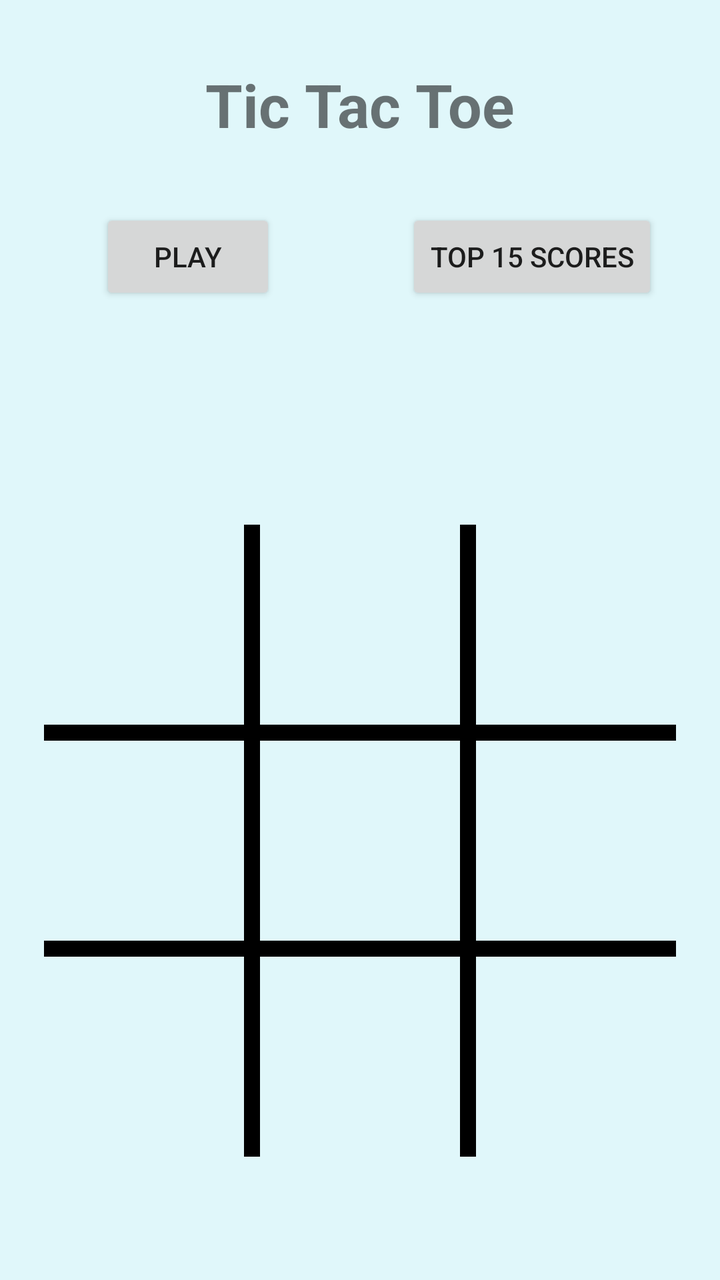
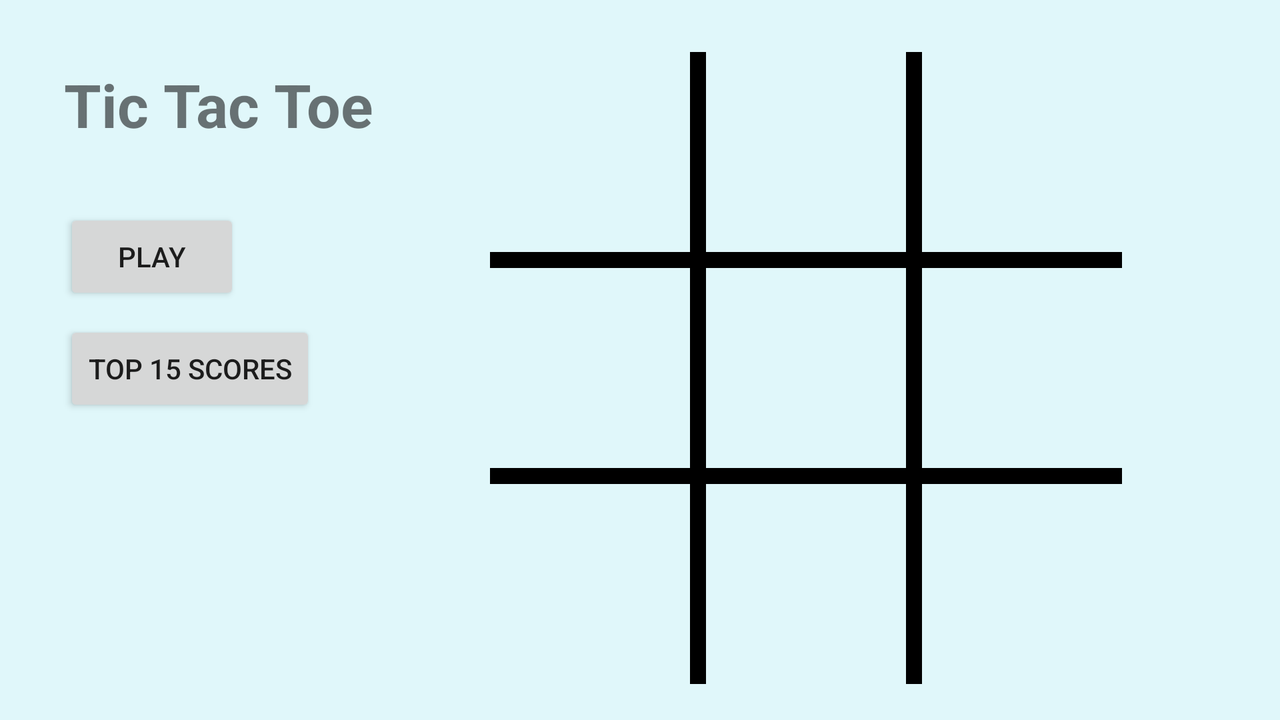

Two renders of one Android screen. The first uses the default layout on a phone; the second uses the alternative layout the repository ships for a different screen configuration, on a matching device. The two XML files are below.
<!-- AndroidManifest.xml: application theme AppTheme -->
<!-- res/layout/activity_main.xml -->
<?xml version="1.0" encoding="utf-8"?>
<android.support.constraint.ConstraintLayout xmlns:android="http://schemas.android.com/apk/res/android"
    xmlns:app="http://schemas.android.com/apk/res-auto"
    xmlns:tools="http://schemas.android.com/tools"
    android:layout_width="match_parent"
    android:layout_height="match_parent"
    android:background="@color/background"
    tools:context=".MainActivity">

    <TextView
        android:id="@+id/textView"
        android:layout_width="wrap_content"
        android:layout_height="wrap_content"
        android:layout_marginTop="32dp"
        android:text="Tic Tac Toe"
        android:textSize="30sp"
        android:textStyle="bold"
        app:layout_constraintLeft_toLeftOf="parent"
        app:layout_constraintRight_toRightOf="parent"
        app:layout_constraintTop_toTopOf="parent" />

    <Button
        android:id="@+id/btn_play"
        android:layout_width="wrap_content"
        android:layout_height="wrap_content"
        android:layout_marginStart="8dp"
        android:layout_marginTop="32dp"
        android:text="@string/play"
        app:layout_constraintEnd_toStartOf="@+id/guideline"
        app:layout_constraintStart_toStartOf="parent"
        app:layout_constraintTop_toBottomOf="@+id/textView" />

    <Button
        android:id="@+id/btn_highscores"
        android:layout_width="wrap_content"
        android:layout_height="wrap_content"
        android:layout_marginEnd="8dp"
        android:layout_marginTop="32dp"
        android:text="@string/top_15"
        app:layout_constraintEnd_toEndOf="parent"
        app:layout_constraintStart_toStartOf="@+id/guideline"
        app:layout_constraintTop_toBottomOf="@+id/textView" />

    <android.support.constraint.Guideline
        android:id="@+id/guideline"
        android:layout_width="wrap_content"
        android:layout_height="wrap_content"
        android:orientation="vertical"
        app:layout_constraintGuide_percent="0.5" />

    <TableLayout
        android:layout_width="wrap_content"
        android:layout_height="wrap_content"
        android:layout_marginTop="48dp"
        android:background="@android:color/background_dark"
        android:paddingBottom="0dp"
        android:paddingLeft="0dp"
        android:paddingRight="0dp"
        android:paddingTop="0dp"
        app:layout_constraintBottom_toBottomOf="parent"
        app:layout_constraintEnd_toEndOf="parent"
        app:layout_constraintStart_toStartOf="parent"
        app:layout_constraintTop_toBottomOf="@+id/btn_play">

        <TableRow
            android:layout_width="match_parent"
            android:layout_height="match_parent">

            <Button
                android:id="@+id/btn_pos11"
                android:layout_width="100dp"
                android:layout_height="100dp"
                android:layout_marginRight="4dp"
                android:background="@color/background" />

            <Button
                android:id="@+id/btn_pos12"
                android:layout_width="100dp"
                android:layout_height="100dp"
                android:layout_marginBottom="4dp"
                android:layout_marginLeft="4dp"
                android:layout_marginRight="4dp"
                android:background="@color/background" />

            <Button
                android:id="@+id/btn_pos13"
                android:layout_width="100dp"
                android:layout_height="100dp"
                android:layout_marginBottom="4dp"
                android:layout_marginLeft="4dp"
                android:background="@color/background" />
        </TableRow>

        <TableRow
            android:layout_width="match_parent"
            android:layout_height="match_parent">

            <Button
                android:id="@+id/btn_pos21"
                android:layout_width="100dp"
                android:layout_height="100dp"
                android:layout_marginBottom="4dp"
                android:layout_marginRight="4dp"
                android:layout_marginTop="4dp"
                android:background="@color/background" />

            <Button
                android:id="@+id/btn_pos22"
                android:layout_width="100dp"
                android:layout_height="100dp"
                android:layout_marginBottom="4dp"
                android:layout_marginLeft="4dp"
                android:layout_marginRight="4dp"
                android:layout_marginTop="4dp"
                android:background="@color/background" />

            <Button
                android:id="@+id/btn_pos23"
                android:layout_width="100dp"
                android:layout_height="100dp"
                android:layout_marginBottom="4dp"
                android:layout_marginLeft="4dp"
                android:layout_marginTop="4dp"
                android:background="@color/background" />
        </TableRow>

        <TableRow
            android:layout_width="match_parent"
            android:layout_height="match_parent">

            <Button
                android:id="@+id/btn_pos31"
                android:layout_width="100dp"
                android:layout_height="100dp"
                android:layout_marginRight="4dp"
                android:layout_marginTop="4dp"
                android:background="@color/background" />

            <Button
                android:id="@+id/btn_pos32"
                android:layout_width="100dp"
                android:layout_height="100dp"
                android:layout_marginLeft="4dp"
                android:layout_marginRight="4dp"
                android:layout_marginTop="4dp"
                android:background="@color/background" />

            <Button
                android:id="@+id/btn_pos33"
                android:layout_width="100dp"
                android:layout_height="100dp"
                android:layout_marginLeft="4dp"
                android:layout_marginTop="4dp"
                android:background="@color/background" />
        </TableRow>

    </TableLayout>

</android.support.constraint.ConstraintLayout>
<!-- resources referenced by this layout -->
<resources>
  <color name="background">#E0F7FA</color>
  <string name="play">Play</string>
  <string name="top_15">Top 15 Scores</string>
  <style name="AppTheme" parent="Theme.AppCompat.Light.DarkActionBar">
          
          <item name="colorPrimary">@color/colorPrimary</item>
          <item name="colorPrimaryDark">@color/colorPrimaryDark</item>
          <item name="colorAccent">@color/colorAccent</item>
          <item name="android:itemBackground">@color/background</item>
      </style>
  <color name="colorPrimary">#2196f3</color>
  <color name="colorPrimaryDark">#1769aa</color>
  <color name="colorAccent">#f50057</color>
</resources>
<!-- res/layout-land/activity_main.xml (the author's variant of the layout above) -->
<!-- drawn on the phone turned sideways -->
<?xml version="1.0" encoding="utf-8"?>
<android.support.constraint.ConstraintLayout xmlns:android="http://schemas.android.com/apk/res/android"
    xmlns:app="http://schemas.android.com/apk/res-auto"
    xmlns:tools="http://schemas.android.com/tools"
    android:layout_width="match_parent"
    android:layout_height="match_parent"
    android:background="@color/background"
    tools:context=".MainActivity">

    <TextView
        android:id="@+id/textView"
        android:layout_width="wrap_content"
        android:layout_height="wrap_content"
        android:layout_marginLeft="32dp"
        android:layout_marginTop="32dp"
        android:text="@string/tic_tac_toe"
        android:textSize="30sp"
        android:textStyle="bold"
        app:layout_constraintLeft_toLeftOf="parent"
        app:layout_constraintTop_toTopOf="parent" />

    <Button
        android:id="@+id/btn_play"
        android:layout_width="wrap_content"
        android:layout_height="wrap_content"
        android:layout_marginStart="32dp"
        android:layout_marginTop="32dp"
        android:text="@string/play"
        app:layout_constraintStart_toStartOf="parent"
        app:layout_constraintTop_toBottomOf="@+id/textView" />

    <Button
        android:id="@+id/btn_highscores"
        android:layout_width="wrap_content"
        android:layout_height="wrap_content"
        android:layout_marginStart="32dp"
        android:layout_marginTop="8dp"
        android:text="@string/top_15"
        app:layout_constraintStart_toStartOf="parent"
        app:layout_constraintTop_toBottomOf="@+id/btn_play" />

    <android.support.constraint.Guideline
        android:id="@+id/guideline"
        android:layout_width="wrap_content"
        android:layout_height="wrap_content"
        android:orientation="vertical"
        app:layout_constraintGuide_percent="0.5" />

    <TableLayout
        android:layout_width="wrap_content"
        android:layout_height="wrap_content"
        android:layout_marginStart="8dp"
        android:layout_marginTop="8dp"
        android:background="@android:color/background_dark"
        android:paddingBottom="0dp"
        android:paddingLeft="0dp"
        android:paddingRight="0dp"
        android:paddingTop="0dp"
        app:layout_constraintBottom_toBottomOf="parent"
        app:layout_constraintEnd_toEndOf="parent"
        app:layout_constraintStart_toEndOf="@+id/btn_highscores"
        app:layout_constraintTop_toTopOf="parent">

        <TableRow
            android:layout_width="match_parent"
            android:layout_height="match_parent">

            <Button
                android:id="@+id/btn_pos11"
                android:layout_width="100dp"
                android:layout_height="100dp"
                android:layout_marginRight="4dp"
                android:background="@color/background" />

            <Button
                android:id="@+id/btn_pos12"
                android:layout_width="100dp"
                android:layout_height="100dp"
                android:layout_marginBottom="4dp"
                android:layout_marginLeft="4dp"
                android:layout_marginRight="4dp"
                android:background="@color/background" />

            <Button
                android:id="@+id/btn_pos13"
                android:layout_width="100dp"
                android:layout_height="100dp"
                android:layout_marginBottom="4dp"
                android:layout_marginLeft="4dp"
                android:background="@color/background" />
        </TableRow>

        <TableRow
            android:layout_width="match_parent"
            android:layout_height="match_parent">

            <Button
                android:id="@+id/btn_pos21"
                android:layout_width="100dp"
                android:layout_height="100dp"
                android:layout_marginBottom="4dp"
                android:layout_marginRight="4dp"
                android:layout_marginTop="4dp"
                android:background="@color/background" />

            <Button
                android:id="@+id/btn_pos22"
                android:layout_width="100dp"
                android:layout_height="100dp"
                android:layout_marginBottom="4dp"
                android:layout_marginLeft="4dp"
                android:layout_marginRight="4dp"
                android:layout_marginTop="4dp"
                android:background="@color/background" />

            <Button
                android:id="@+id/btn_pos23"
                android:layout_width="100dp"
                android:layout_height="100dp"
                android:layout_marginBottom="4dp"
                android:layout_marginLeft="4dp"
                android:layout_marginTop="4dp"
                android:background="@color/background" />
        </TableRow>

        <TableRow
            android:layout_width="match_parent"
            android:layout_height="match_parent">

            <Button
                android:id="@+id/btn_pos31"
                android:layout_width="100dp"
                android:layout_height="100dp"
                android:layout_marginRight="4dp"
                android:layout_marginTop="4dp"
                android:background="@color/background" />

            <Button
                android:id="@+id/btn_pos32"
                android:layout_width="100dp"
                android:layout_height="100dp"
                android:layout_marginLeft="4dp"
                android:layout_marginRight="4dp"
                android:layout_marginTop="4dp"
                android:background="@color/background" />

            <Button
                android:id="@+id/btn_pos33"
                android:layout_width="100dp"
                android:layout_height="100dp"
                android:layout_marginLeft="4dp"
                android:layout_marginTop="4dp"
                android:background="@color/background" />
        </TableRow>

    </TableLayout>

</android.support.constraint.ConstraintLayout>
<!-- resources referenced by the variant -->
<!-- as the phone turned sideways resolves them -->
<resources>
  <color name="background">#E0F7FA</color>
  <string name="play">Play</string>
  <string name="tic_tac_toe">Tic Tac Toe</string>
  <string name="top_15">Top 15 Scores</string>
  <style name="AppTheme" parent="Theme.AppCompat.Light.DarkActionBar">
          
          <item name="colorPrimary">@color/colorPrimary</item>
          <item name="colorPrimaryDark">@color/colorPrimaryDark</item>
          <item name="colorAccent">@color/colorAccent</item>
          <item name="android:itemBackground">@color/background</item>
      </style>
  <color name="colorPrimary">#2196f3</color>
  <color name="colorPrimaryDark">#1769aa</color>
  <color name="colorAccent">#f50057</color>
</resources>
